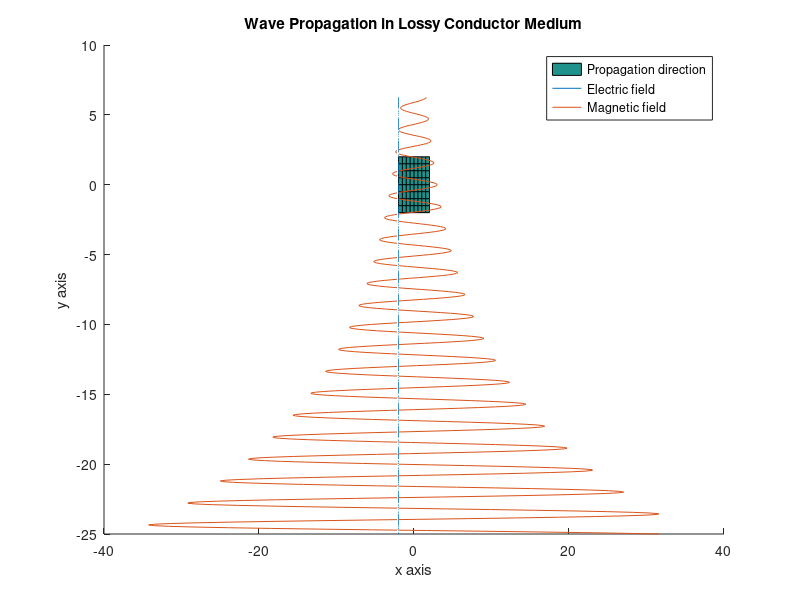

This chart was generated by the following MATLAB code:

t = -25:0.05:2*pi;  
phi = pi;          
emax = 2;           
hmax = 3;           
w = 4;              
lampa = 4000;     
sigma = 0.1;        


ey = emax * exp(-sigma*t) .* cos(w*t - (2*pi/lampa) * phi);
hz = hmax * exp(-sigma*t) .* cos(w*t - (2*pi/lampa) * phi); 


[x, y] = meshgrid(-2:0.5:2, -2:0.5:2);
z = -2; 

figure;
hold on;
surf(x, y, z*ones(size(x)) );
plot3(z*ones(size(t)),t, ey) ; 
plot3(hz,t, z*ones(size(t)));
xlabel('x axis');
ylabel('y axis');
zlabel('z axis');
title('Wave Propagation in Lossy Conductor Medium');
legend('Propagation direction', 'Electric field', 'Magnetic field');
hold off;